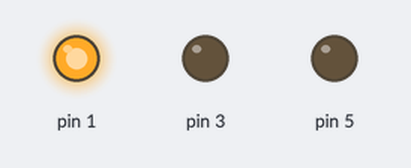
This sketch was run on a simulated Arduino Uno, built with avr-gcc and run on an emulated ATmega328P. On the bench: output pins drawn as LEDs (lit = HIGH).

Above: at 1.0 s.
At 2.5 s:
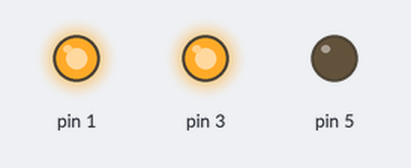
At 4.5 s:
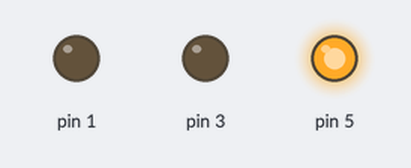
Timing chart, 0 to 7.8 s (numbered marks = the images above):
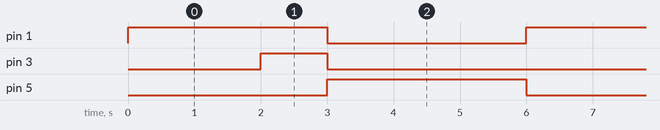

Measured:
- by itself, pin 1, pin 5: alternates HIGH for 3.0 s and LOW for 3.0 s
- by itself, pin 3: alternates HIGH for 1.0 s and LOW for 5.0 s
- by itself, everything shown: repeats every 6.0 s, in 4 steps

The sketch:

pisnik1.ino
```cpp
/*
Задание "Светофор":
1. необходимо собрать прототип устройства светофор
   из трёх светодиодов (красный, желтый, зеленый).
   каждый светодиод необходимо подключить через резистор к
   цифровым пинам платы Arduino UNO


2. написать программу таким образом:
   изначально горит только красный светодиод в течении 2 сек,
   затем включается желтый светодиод,
   через 1 сек красный и желтый светодиоды выключаются
   и включается зеленый светодиод на 3 сек
   программа повторяется
*/
void setup() {
  /*
  здесь настраиваем пины платы Arduino с помощью команды pinMode();
  */
  pinMode(1, OUTPUT);
  pinMode(3, OUTPUT);
  pinMode(5, OUTPUT);
}
void loop() {
  digitalWrite(1, 1);
// включаем красный
  delay(2000);
  digitalWrite(3, 1);
// включаем желтый
  delay(1000);
  digitalWrite(1, 0);
  digitalWrite(3, 0);
// выключаем красный и желтый
  digitalWrite(5, 1);
// включаем зелёный
  delay(3000);
  digitalWrite(5, 0);
/*
  бесконечный цикл (основной алгоритм программы)
  алгоритм программы:
  включить красный светодиод с помощью команды digitalWrite();
  задать задержку на 2 секунды с помощью команды delay();
  включить желтый светодиод с помощью команды digitalWrite();
  задать задержку на 1 секунду с помощью команды delay();
  выключить красный светодиод с помощью команды digitalWrite();
  выключить желтый светодиод с помощью команды digitalWrite();
  включить зеленый светодиод с помощью команды digitalWrite();
  задать задержку на 3 секунду с помощью команды delay();
*/
}
//команды:
//pinMode(номер_пина, режим);
//режимы: INPUT - вход, OUTPUT - выход
//digitalWrite(номер_пина, уровень_сигнала);
//уровни сигнала:
//HIGH - высокий (вкл), LOW - низкий (выкл)
//delay(время_в_милисекундах);
```
